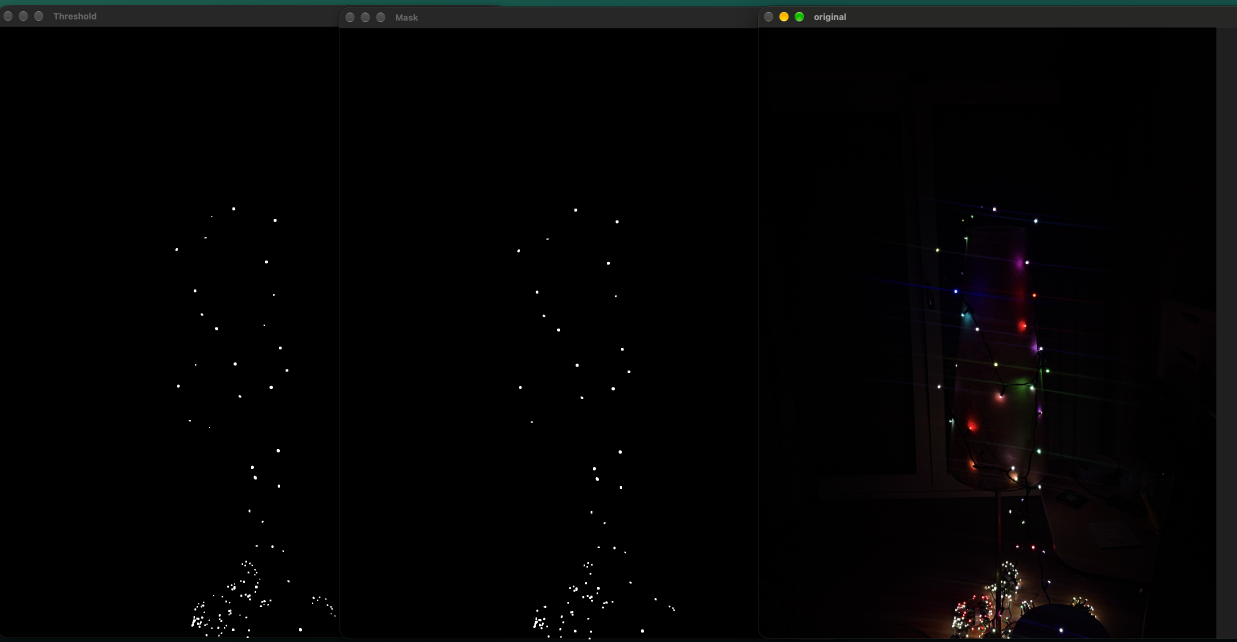
#> input picture assets/led-detection/v1.png, 3710 x 1924 px (shown at 1/3 size)
$ python capture.py ../assets/led-detection/v1.png
#> lines starting #> are read from the running program, lines starting #| are printed output that depends on the picture; after the words box and inside, x2 and y2 are one past the last pixel; in counts of white or black regions, pixels touching at a corner belong together
"""
Find LEDs in a camera stream, video file or image and measure each one's color.

An LED is a small spot brighter than its surroundings (top-hat filter), so the
glow it throws on walls and tables is ignored. Each LED is one local brightness
maximum, so LEDs on a strip whose glows touch still count separately: the glow
between two neighbors is split between them (nearest center wins).
Its position is the brightness-weighted center (sub-pixel), its color the mean
RGB of its unclipped pixels (overexposed centers are white and carry no color,
the glow around them does).

    python capture.py                       # camera, manual settings from capture_manual.py
    python capture.py video.mp4
    python capture.py photo.jpg             # one image: print the LEDs, show the result
    python capture.py photo.jpg --no-show --out result.png --mask-out mask.png
    python capture.py photo.jpg --scale 0.25 --spacing 25 --min-peak 215   # bright phone photo
    python capture.py --selftest            # check detection on synthetic images
    python capture.py --help                # all options

Keys: p = print LEDs, m = show detection mask (for tuning), space = pause, q = quit
"""

import argparse
import sys
from pathlib import Path

import cv2
import numpy as np

THRESHOLD = 60  # how much brighter (0-255) than its surroundings a pixel must be to belong to an LED
LED_SIZE = 41  # px, larger than the biggest LED incl. its halo; anything wider counts as background glow
SPACING = 9  # px, a bit less than the distance between two neighboring LEDs in the image
BLUR = 5  # px, merges the speckles of one diffuse LED into one spot
MIN_AREA = 4  # px, smaller = noise
MIN_PEAK = 0  # 0-255, >0 = bright photo: LEDs are found by their white centers (all channels >= this), ~215
CLIP = 250  # all channels at or above this = clipped, no color information
COLOR_FRACTION = 0.25  # pixels at least this fraction of the LED's peak brightness give its color
ON_RATIO = 0.5  # a channel is "on" at half the brightest channel (for the name only)

NAMES = {
    (1, 0, 0): "red",
    (0, 1, 0): "green",
    (0, 0, 1): "blue",
    (1, 1, 0): "yellow",
    (1, 0, 1): "magenta",
    (0, 1, 1): "cyan",
    (1, 1, 1): "white",
}


def led_mask(frame_bgr: np.ndarray) -> tuple[np.ndarray, np.ndarray, np.ndarray, np.ndarray]:
    """rgb, brightness, smoothed brightness, mask of pixels that belong to some LED."""
    rgb = frame_bgr[..., ::-1].astype(np.float32)  # OpenCV delivers BGR
    brightness = rgb.max(axis=2)
    if MIN_PEAK:  # bright photo: wood and paper are as bright as a glow, only LED centers blow out to white
        whiteness = cv2.GaussianBlur(rgb.min(axis=2), (BLUR, BLUR), 0)
        return rgb, brightness, whiteness, whiteness >= MIN_PEAK
    smooth = cv2.GaussianBlur(brightness, (BLUR, BLUR), 0)
    kernel = cv2.getStructuringElement(cv2.MORPH_ELLIPSE, (LED_SIZE, LED_SIZE))
    mask = cv2.morphologyEx(smooth, cv2.MORPH_TOPHAT, kernel) >= THRESHOLD
    return rgb, brightness, smooth, mask


def find_peaks(smooth: np.ndarray, mask: np.ndarray) -> np.ndarray:
    """(x, y) of each LED center, at least SPACING / 2 apart."""
    near = cv2.getStructuringElement(cv2.MORPH_ELLIPSE, (SPACING, SPACING))
    is_max = mask & (smooth >= cv2.dilate(smooth, near))
    # a clipped center is a flat plateau of equal maxima: one plateau = one candidate
    n, _, _, centers = cv2.connectedComponentsWithStats(is_max.astype(np.uint8), connectivity=8)
    centers = np.round(centers[1:]).astype(int)
    centers = centers[mask[centers[:, 1], centers[:, 0]]]  # a ring-shaped plateau's center can fall outside
    centers = centers[
        smooth[centers[:, 1], centers[:, 0]] >= MIN_PEAK
    ]  # LEDs are the brightest things; highlights are not
    # equal maxima close together (noise on a flat top) would count twice: keep the brighter one
    centers = centers[np.argsort(-smooth[centers[:, 1], centers[:, 0]], kind="stable")]
    kept = []
    for c in centers:
        if all((c[0] - k[0]) ** 2 + (c[1] - k[1]) ** 2 >= (SPACING / 2) ** 2 for k in kept):
            kept.append(c)
    return np.array(kept, int).reshape(-1, 2)


def find_leds(frame_bgr: np.ndarray) -> list[dict]:
    """[{x, y, area, rgb, name}], rgb is None when the whole LED is clipped."""
    rgb, brightness, smooth, mask = led_mask(frame_bgr)
    peaks = find_peaks(smooth, mask)
    if not len(peaks):
        return []
    px, py = peaks[:, 0], peaks[:, 1]

    # give every LED pixel to the nearest center within the same blob
    src = np.full(mask.shape, 255, np.uint8)
    src[py, px] = 0
    dist, nearest = cv2.distanceTransformWithLabels(src, cv2.DIST_L2, 5, labelType=cv2.DIST_LABEL_PIXEL)
    led_of_label = np.full(nearest.max() + 1, -1)
    led_of_label[nearest[py, px]] = np.arange(len(peaks))
    owner = led_of_label[nearest]
    nearby = np.where(dist <= LED_SIZE / 2, owner, -1)
    _, blob = cv2.connectedComponents(mask.astype(np.uint8), connectivity=8)
    owner[~mask | (blob != blob[py, px][owner])] = -1

    # per-LED sums in one pass each: index i + 1 collects the values of LED i's pixels, 0 the rest
    n = len(peaks) + 1
    idx = (owner + 1).ravel()
    ys, xs = np.indices(mask.shape)
    w = brightness.ravel()
    area = np.bincount(idx, minlength=n)
    w_sum = np.maximum(np.bincount(idx, w, n), 1)
    cx = np.bincount(idx, xs.ravel() * w, n) / w_sum
    cy = np.bincount(idx, ys.ravel() * w, n) / w_sum
    # the blurred mask reaches into dark surroundings, so only pixels bright for this LED give the color
    peak_b = np.append(0, smooth[py, px])
    colored = (owner >= 0) & ~np.all(rgb >= CLIP, axis=2) & (brightness >= COLOR_FRACTION * peak_b[owner + 1])
    if MIN_PEAK:  # the center is white, the color is in the glow around it: its most saturated pixels
        idx = (nearby + 1).ravel()
        sat = rgb.max(axis=2) - rgb.min(axis=2)
        max_sat = np.zeros(n)
        np.maximum.at(max_sat, idx, sat.ravel())
        colored = (nearby >= 0) & (sat >= 0.5 * max_sat[nearby + 1])
    colored = colored.ravel()
    n_colored = np.bincount(idx, colored, n)
    color_sum = np.stack([np.bincount(idx, rgb[..., c].ravel() * colored, n) for c in range(3)], axis=1)

    leds = []
    for i in range(1, n):
        if area[i] < MIN_AREA:
            continue
        led = {"x": cx[i], "y": cy[i], "area": int(area[i]), "rgb": None, "name": "clipped"}
        if n_colored[i]:
            led["rgb"] = color_sum[i] / n_colored[i]
            on = tuple(int(c >= ON_RATIO * led["rgb"].max()) for c in led["rgb"])
            led["name"] = NAMES.get(on, "?")
        leds.append(led)
    return sorted(leds, key=lambda led: (led["y"], led["x"]))


def print_leds(leds: list[dict]) -> None:
    print(f"\n{len(leds)} LEDs")
    print(f"{'#':>4} {'x':>7} {'y':>7} {'area':>5}   {'R':>5} {'G':>5} {'B':>5}   color")
    for i, led in enumerate(leds):
        r, g, b = ("-", "-", "-") if led["rgb"] is None else (f"{c:.0f}" for c in led["rgb"])
        print(f"{i:>4} {led['x']:7.1f} {led['y']:7.1f} {led['area']:5d}   {r:>5} {g:>5} {b:>5}   {led['name']}")


def led_radius(led: dict) -> int:
    """radius of a circle as big as the LED's light source."""
    return max(3, round(np.sqrt(led["area"] / np.pi)))


def draw_leds(frame: np.ndarray, leds: list[dict]) -> np.ndarray:
    out = cv2.cvtColor(cv2.cvtColor(frame, cv2.COLOR_BGR2GRAY), cv2.COLOR_GRAY2BGR)  # gray, so the colored rings stand out
    thick = max(2, frame.shape[1] // 800)  # phone photos are shown shrunk, thin lines vanish
    for led in leds:
        center = (round(led["x"]), round(led["y"]))
        radius = led_radius(led) + thick  # just outside the light, so the ring does not cover it
        if led["rgb"] is None:
            color = (0, 0, 255)  # red ring = clipped
        else:
            r, g, b = led["rgb"] / max(led["rgb"].max(), 1) * 255  # full brightness so dim LEDs stay visible
            color = (int(b), int(g), int(r))
        cv2.circle(out, center, radius, color, thick)
    if len(leds) <= 50:  # names overlap on a long strip; press p for the list
        for led in leds:
            pos = (round(led["x"]) + led_radius(led) + 2 * thick, round(led["y"]) + 3 * thick)
            cv2.putText(out, led["name"], pos, cv2.FONT_HERSHEY_SIMPLEX, 0.25 * thick, (255, 255, 255), thick)
    cv2.putText(out, f"{len(leds)} LEDs", (20, 20 + 20 * thick), cv2.FONT_HERSHEY_SIMPLEX, 0.5 * thick, (255, 255, 255), thick)
    return out


# [52 lines left out: functions strip_image, selftest, not called in this run]


IMAGE_TYPES = {".jpg", ".jpeg", ".png", ".bmp", ".tif", ".tiff", ".webp"}


def parse_args() -> argparse.Namespace:
    p = argparse.ArgumentParser(
        description="Find LEDs and measure their colors.", formatter_class=argparse.ArgumentDefaultsHelpFormatter
    )
    p.add_argument("source", nargs="?", help="image or video file; camera if omitted")
    p.add_argument("--selftest", action="store_true", help="check detection on synthetic images")
    p.add_argument(
        "--threshold", type=float, default=THRESHOLD, help="how much brighter than its surroundings an LED is (0-255)"
    )
    p.add_argument("--led-size", type=int, default=LED_SIZE, help="px, larger than the biggest LED incl. halo")
    p.add_argument(
        "--spacing", type=int, default=SPACING, help="px, a bit less than the distance between neighboring LEDs"
    )
    p.add_argument("--blur", type=int, default=BLUR, help="px, odd")
    p.add_argument("--min-area", type=int, default=MIN_AREA, help="px, smaller = noise")
    p.add_argument(
        "--min-peak",
        type=float,
        default=MIN_PEAK,
        help="0-255, >0 = bright photo mode: LED centers are white, all channels at least this; ~215",
    )
    p.add_argument("--clip", type=int, default=CLIP, help="all channels at or above this = clipped")
    p.add_argument(
        "--scale",
        type=float,
        default=1.0,
        help="resize frames first (0.25 for big phone photos); sizes above are in scaled px, printed positions in original px",
    )
    p.add_argument("--out", help="save the annotated image (last frame for video/camera)")
    p.add_argument("--mask-out", help="save the detection mask (white = counts as LED)")
    p.add_argument("--no-show", action="store_true", help="no window, e.g. over ssh")
    args = p.parse_args()
    for name in ("led_size", "spacing", "blur"):  # OpenCV kernels need odd sizes
        if getattr(args, name) % 2 == 0:
            setattr(args, name, getattr(args, name) + 1)
    return args


def detect(frame: np.ndarray, scale: float) -> list[dict]:
    """find_leds on a resized frame, positions in original pixels."""
    if scale == 1:
        return find_leds(frame)
    small = cv2.resize(frame, None, fx=scale, fy=scale, interpolation=cv2.INTER_AREA)
    leds = find_leds(small)
    for led in leds:
        led["x"], led["y"], led["area"] = led["x"] / scale, led["y"] / scale, round(led["area"] / scale**2)
    return leds


# [5 lines left out: function mask_image, not called in this run]


def show_fitted(image: np.ndarray) -> None:
    h, w = image.shape[:2]
    f = min(1.0, 1280 / w, 900 / h)  # phone photos are larger than the screen
    cv2.imshow("led colors", image if f == 1 else cv2.resize(image, None, fx=f, fy=f, interpolation=cv2.INTER_AREA))


def run_image(path: str, args: argparse.Namespace) -> None:
    frame = cv2.imread(path)
    if frame is None:
        sys.exit(f"Could not read image {path}")
    leds = detect(frame, args.scale)
    print_leds(leds)
    result = draw_leds(frame, leds)
    if args.out:
        cv2.imwrite(args.out, result)
    if args.mask_out:
        cv2.imwrite(args.mask_out, mask_image(frame, args.scale))
    if args.no_show:
        return
    show_mask = False
    while True:
        show_fitted(draw_leds(mask_image(frame, args.scale), leds) if show_mask else result)
        key = cv2.waitKey(0) & 0xFF
        if key in (ord("q"), 27):
            break
        elif key == ord("m"):
            show_mask = not show_mask
        elif key == ord("p"):
            print_leds(leds)
    cv2.destroyAllWindows()


# [40 lines left out: function run_stream, not called in this run]


def main() -> None:
    global THRESHOLD, LED_SIZE, SPACING, BLUR, MIN_AREA, CLIP, MIN_PEAK
    args = parse_args()
    if args.selftest:
        return selftest()
    THRESHOLD, LED_SIZE, SPACING = args.threshold, args.led_size, args.spacing
    BLUR, MIN_AREA, CLIP, MIN_PEAK = args.blur, args.min_area, args.clip, args.min_peak
    if args.source and Path(args.source).suffix.lower() in IMAGE_TYPES:
        run_image(args.source, args)
#> in run_image, frame is the input picture: shape (1924, 3710, 3); mean B, G, R 4.3, 4.1, 4.4
#> in led_mask, `mask = cv2.morphologyEx(smooth, cv2.MORPH_TOPHAT, kernel) >= THRESHOLD`:
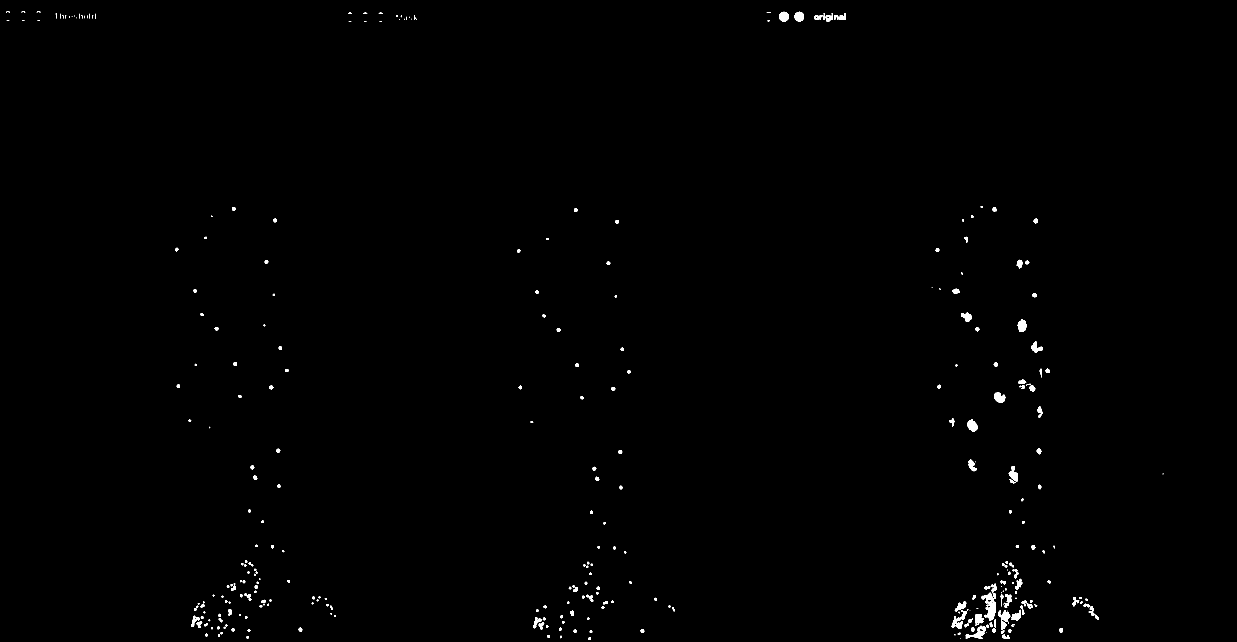
#> mask: shape (1924, 3710) bool (shown at 1/3 size); 0.45% white; 330 white regions (63 under 20 px), largest, box (x1, y1, x2, y2) and area: (2944, 1778, 2987, 1863) 1739, (2994, 1830, 3031, 1890) 991, (2855, 1831, 2901, 1887) 951
#> in find_peaks, `is_max = mask & (smooth >= cv2.dilate(smooth, near))`:
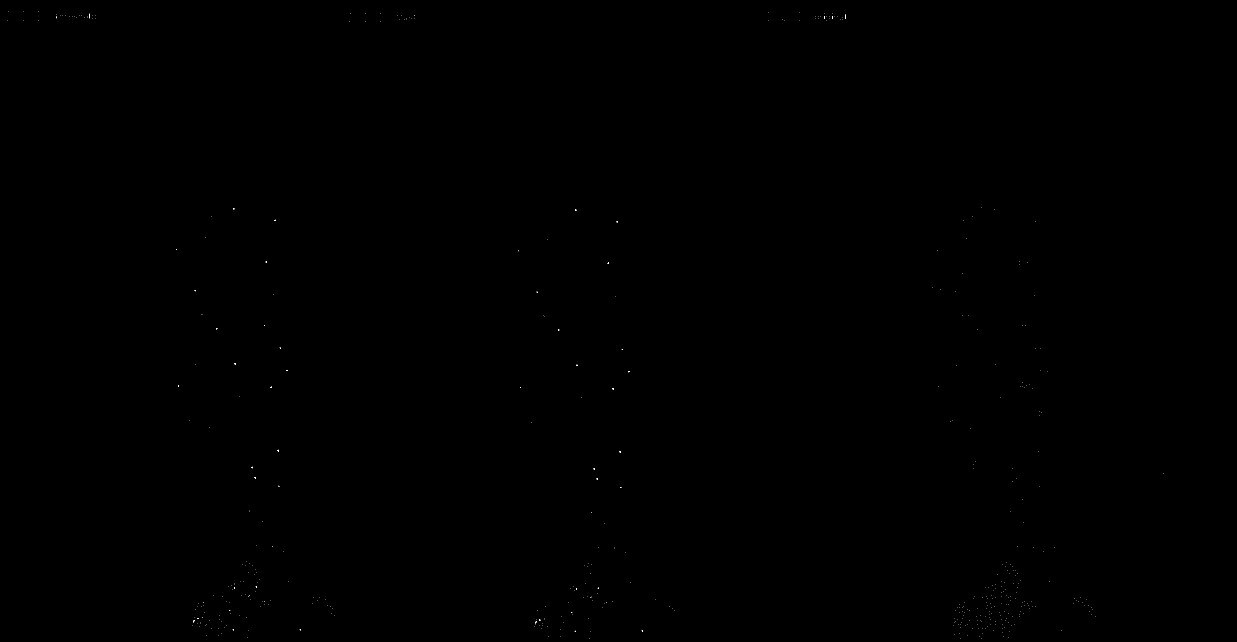
#> is_max: shape (1924, 3710) bool (shown at 1/3 size); 0.01% white in thin lines or dots
#> in find_peaks, `n, _, _, centers = cv2.connectedComponentsWithStats(is_max.astype(np.u..`: n = 469; centers = 469 pairs, first value 23 to 3489, second value 35 to 1915
#> in find_peaks, `centers = np.round(centers[1:]).astype(int)`: centers = 468 pairs, first value 23 to 3489, second value 35 to 1915
#> the loop in find_peaks, `for c in centers:` made 468 passes
#> c on passes 1 to 3: [701, 626], [1727, 630], [825, 661]
#> after the loop in find_peaks, `for c in centers:`: kept = 463 pairs, first value 23 to 3489, second value 35 to 1915
#> in find_leds, `peaks = find_peaks(smooth, mask)`: peaks has the same summary as kept in find_peaks
#> in find_leds, `px, py = peaks[:, 0], peaks[:, 1]`: px = 463 values, max 3489 at index 451, min 23 at index 399, mean 2004.9; py = 463 values, max 1915 at index 133, min 35 at index 385, mean 1407.9
#> in find_leds, `n = len(peaks) + 1`: n = 464
#> in find_leds, `area = np.bincount(idx, minlength=n)`: area = 464 values, max 7106520 at index 0, min 2 at index 457, mean 15383.7
#> in find_leds, `w_sum = np.maximum(np.bincount(idx, w, n), 1)`: w_sum = 464 values, max 31529911 at index 0, min 172 at index 457, mean 78733
#> in find_leds, `cx = np.bincount(idx, xs.ravel() * w, n) / w_sum`: cx = 464 values, max 3488.8 at index 452, min 23.5 at index 400, mean 2006.1
#> in find_leds, `cy = np.bincount(idx, ys.ravel() * w, n) / w_sum`: cy = 464 values, max 1915.2 at index 134, min 34.91 at index 386, mean 1406.4
#> in find_leds, `peak_b = np.append(0, smooth[py, px])`: peak_b = 464 values, max 255 at index 1, min 0 at index 0, mean 207.6
#> in find_leds, `colored = (owner >= 0) & ~np.all(rgb >= CLIP, axis=2) & (brightness >=..`:
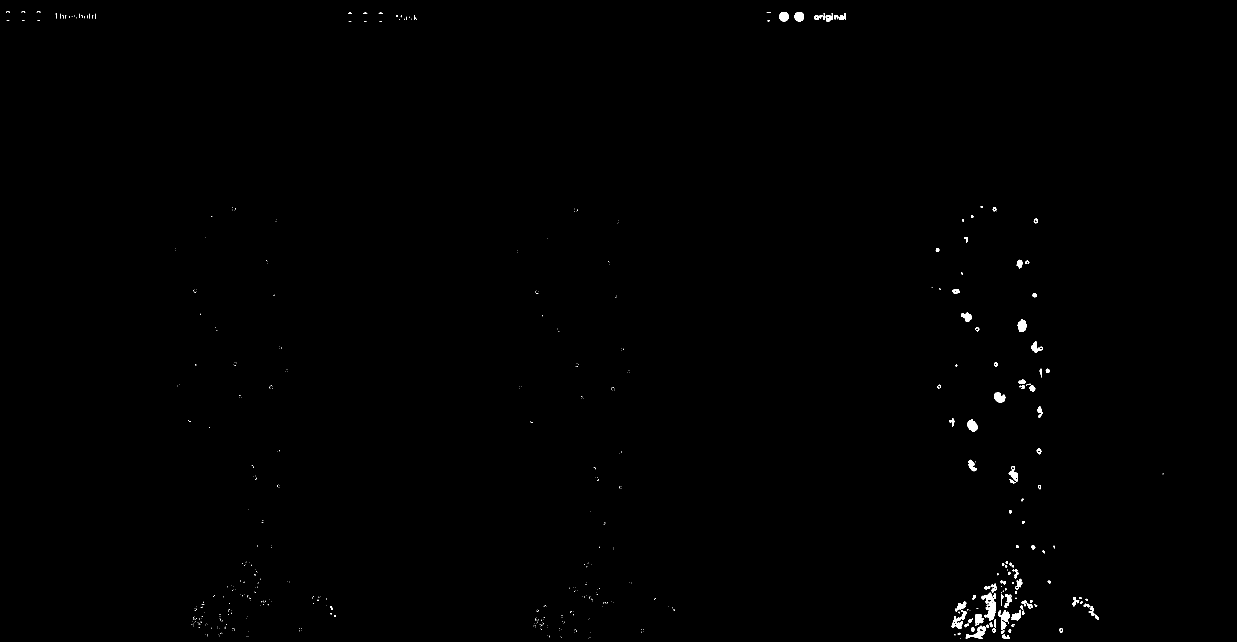
#> colored: shape (1924, 3710) bool (shown at 1/3 size); 0.3% white; 566 white regions (448 under 20 px), largest, box (x1, y1, x2, y2) and area: (2945, 1778, 2987, 1863) 1676, (2994, 1830, 3030, 1890) 967, (2897, 1877, 2958, 1916) 894
#> in find_leds, `n_colored = np.bincount(idx, colored, n)`: n_colored = 464 values, max 773 at index 156, min 0 at index 0, mean 45.81
#> in find_leds, `color_sum = np.stack([np.bincount(idx, rgb[..., c].ravel() * colored, ..`: color_sum = 464 rows, first 8: [0, 0, 0], [1495, 1495, 1495], [1495, 1495, 1495], [231, 231, 231], [231, 231, 231], [216, 216, 216], [216, 216, 216], [612, 612, 612]
#> the loop in find_leds, `for i in range(1, n):` made 463 passes
#> on on passes 1 to 8: (1, 1, 1), (1, 1, 1), (1, 1, 1), (1, 1, 1), (1, 1, 1), (1, 1, 1), (1, 1, 1), (1, 1, 1)
#> after the loop in find_leds, `for i in range(1, n):`: leds = 456 items
#| 456 LEDs
#> the loop in print_leds, `for i, led in enumerate(leds):` made 456 passes
#> (r, g, b) on passes 1 to 3: ('133', '133', '133'), ('133', '133', '133'), ('133', '133', '133')
#> (printed output is left out)
#> the loop in draw_leds, `for led in leds:` made 456 passes
#> (center, radius, r, g, b, color) on passes 1 to 8: ((24, 35), 7, 255, 254.1, 254.1, (254, 254, 255)), ((70, 35), 7, 255, 254.1, 254.1, (254, 254, 255)), ((116, 35), 7, 255, 254.1, 254.1, (254, 254, 255)), ((2306, 37), 7, 255, 255, 254.3, (254, 255, 255)), ((1050, 39), 7, 255, 254.1, 254.1, (254, 254, 255)), ((1096, 39), 7, 255, 254.1, 254.1, (254, 254, 255)), ((1142, 39), 7, 255, 254.1, 254.1, (254, 254, 255)), ((2472, 41), 7, 255, 255, 253.4, (253, 255, 255))
#> after the loop in draw_leds, `for led in leds:`:
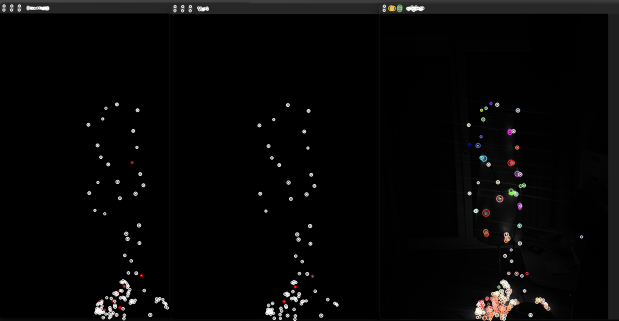
#> out: shape (1924, 3710, 3) (shown at 1/6 size); mean B, G, R 6.6, 6.7, 7
#> in show_fitted, `cv2.imshow("led colors", image if f == 1 else cv2.resize(image, None, ..`:
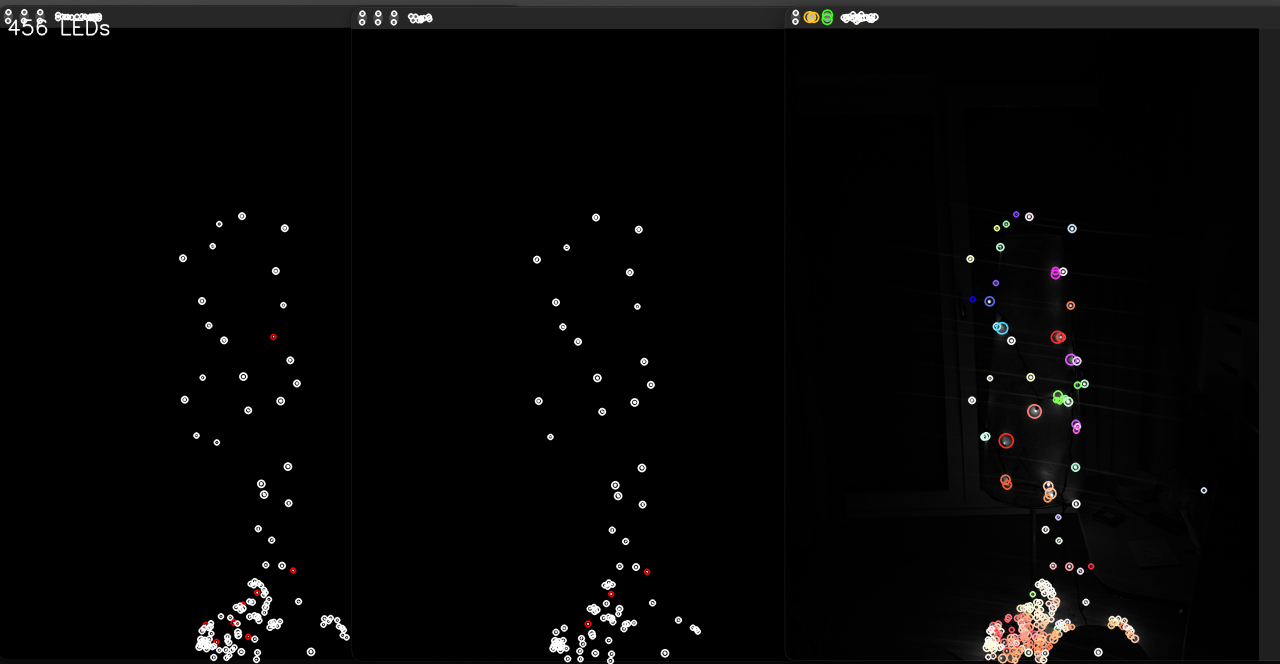
#> window 'led colors': shape (664, 1280, 3); mean B, G, R 6.7, 6.8, 7.1
#> (key q is pressed here)
    else:
        run_stream(args)


if __name__ == "__main__":
    main()
